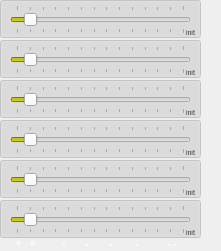
   <widget class="QFrame" name="frame_hS_Saite">
    <property name="geometry">
     <rect>
      <x>15</x>
      <y>0</y>
      <width>221</width>
      <height>251</height>
     </rect>
    </property>
    <widget class="QPushButton" name="pB_BG_tuneSaite_perBar_5">
     <property name="enabled">
      <bool>false</bool>
     </property>
     <property name="geometry">
      <rect>
       <x>0</x>
       <y>200</y>
       <width>201</width>
       <height>38</height>
      </rect>
     </property>
     <property name="checkable">
      <bool>true</bool>
     </property>
     <property name="checked">
      <bool>true</bool>
     </property>
    </widget>
    <widget class="QPushButton" name="pB_BG_tuneSaite_perBar_0">
     <property name="enabled">
      <bool>false</bool>
     </property>
     <property name="geometry">
      <rect>
       <x>0</x>
       <y>0</y>
       <width>201</width>
       <height>38</height>
      </rect>
     </property>
     <property name="checkable">
      <bool>true</bool>
     </property>
     <property name="checked">
      <bool>true</bool>
     </property>
    </widget>
    <widget class="QPushButton" name="pB_BG_tuneSaite_perBar_1">
     <property name="enabled">
      <bool>false</bool>
     </property>
     <property name="geometry">
      <rect>
       <x>0</x>
       <y>40</y>
       <width>201</width>
       <height>38</height>
      </rect>
     </property>
     <property name="checkable">
      <bool>true</bool>
     </property>
     <property name="checked">
      <bool>true</bool>
     </property>
    </widget>
    <widget class="QPushButton" name="pB_BG_tuneSaite_perBar_2">
     <property name="enabled">
      <bool>false</bool>
     </property>
     <property name="geometry">
      <rect>
       <x>0</x>
       <y>80</y>
       <width>201</width>
       <height>38</height>
      </rect>
     </property>
     <property name="checkable">
      <bool>true</bool>
     </property>
     <property name="checked">
      <bool>true</bool>
     </property>
    </widget>
    <widget class="QPushButton" name="pB_BG_tuneSaite_perBar_3">
     <property name="enabled">
      <bool>false</bool>
     </property>
     <property name="geometry">
      <rect>
       <x>0</x>
       <y>120</y>
       <width>201</width>
       <height>38</height>
      </rect>
     </property>
     <property name="checkable">
      <bool>true</bool>
     </property>
     <property name="checked">
      <bool>true</bool>
     </property>
    </widget>
    <widget class="QPushButton" name="pB_BG_tuneSaite_perBar_4">
     <property name="enabled">
      <bool>false</bool>
     </property>
     <property name="geometry">
      <rect>
       <x>0</x>
       <y>160</y>
       <width>201</width>
       <height>38</height>
      </rect>
     </property>
     <property name="checkable">
      <bool>true</bool>
     </property>
     <property name="checked">
      <bool>true</bool>
     </property>
    </widget>
    <widget class="QLabel" name="l_note_40">
     <property name="geometry">
      <rect>
       <x>101</x>
       <y>236</y>
       <width>21</width>
       <height>11</height>
      </rect>
     </property>
     <property name="palette">
      <palette>
       <active>
        <colorrole role="WindowText">
         <brush brushstyle="SolidPattern">
          <color alpha="255">
           <red>255</red>
           <green>255</green>
           <blue>255</blue>
          </color>
         </brush>
        </colorrole>
       </active>
       <inactive>
        <colorrole role="WindowText">
         <brush brushstyle="SolidPattern">
          <color alpha="255">
           <red>255</red>
           <green>255</green>
           <blue>255</blue>
          </color>
         </brush>
        </colorrole>
       </inactive>
       <disabled>
        <colorrole role="WindowText">
         <brush brushstyle="SolidPattern">
          <color alpha="255">
           <red>255</red>
           <green>170</green>
           <blue>0</blue>
          </color>
         </brush>
        </colorrole>
       </disabled>
      </palette>
     </property>
     <property name="font">
      <font>
       <weight>75</weight>
       <bold>true</bold>
      </font>
     </property>
     <property name="text">
      <string>.</string>
     </property>
     <property name="alignment">
      <set>Qt::AlignCenter</set>
     </property>
    </widget>
    <widget class="QLabel" name="l_note_41">
     <property name="geometry">
      <rect>
       <x>126</x>
       <y>236</y>
       <width>21</width>
       <height>11</height>
      </rect>
     </property>
     <property name="palette">
      <palette>
       <active>
        <colorrole role="WindowText">
         <brush brushstyle="SolidPattern">
          <color alpha="255">
           <red>255</red>
           <green>255</green>
           <blue>255</blue>
          </color>
         </brush>
        </colorrole>
       </active>
       <inactive>
        <colorrole role="WindowText">
         <brush brushstyle="SolidPattern">
          <color alpha="255">
           <red>255</red>
           <green>255</green>
           <blue>255</blue>
          </color>
         </brush>
        </colorrole>
       </inactive>
       <disabled>
        <colorrole role="WindowText">
         <brush brushstyle="SolidPattern">
          <color alpha="255">
           <red>255</red>
           <green>170</green>
           <blue>0</blue>
          </color>
         </brush>
        </colorrole>
       </disabled>
      </palette>
     </property>
     <property name="font">
      <font>
       <weight>75</weight>
       <bold>true</bold>
      </font>
     </property>
     <property name="text">
      <string>.</string>
     </property>
     <property name="alignment">
      <set>Qt::AlignCenter</set>
     </property>
    </widget>
    <widget class="QLabel" name="l_note_42">
     <property name="geometry">
      <rect>
       <x>159</x>
       <y>236</y>
       <width>21</width>
       <height>11</height>
      </rect>
     </property>
     <property name="palette">
      <palette>
       <active>
        <colorrole role="WindowText">
         <brush brushstyle="SolidPattern">
          <color alpha="255">
           <red>255</red>
           <green>255</green>
           <blue>255</blue>
          </color>
         </brush>
        </colorrole>
       </active>
       <inactive>
        <colorrole role="WindowText">
         <brush brushstyle="SolidPattern">
          <color alpha="255">
           <red>255</red>
           <green>255</green>
           <blue>255</blue>
          </color>
         </brush>
        </colorrole>
       </inactive>
       <disabled>
        <colorrole role="WindowText">
         <brush brushstyle="SolidPattern">
          <color alpha="255">
           <red>255</red>
           <green>170</green>
           <blue>0</blue>
          </color>
         </brush>
        </colorrole>
       </disabled>
      </palette>
     </property>
     <property name="font">
      <font>
       <weight>75</weight>
       <bold>true</bold>
      </font>
     </property>
     <property name="text">
      <string>.</string>
     </property>
     <property name="alignment">
      <set>Qt::AlignCenter</set>
     </property>
    </widget>
    <widget class="QLabel" name="l_note_43">
     <property name="geometry">
      <rect>
       <x>164</x>
       <y>236</y>
       <width>21</width>
       <height>11</height>
      </rect>
     </property>
     <property name="palette">
      <palette>
       <active>
        <colorrole role="WindowText">
         <brush brushstyle="SolidPattern">
          <color alpha="255">
           <red>255</red>
           <green>255</green>
           <blue>255</blue>
          </color>
         </brush>
        </colorrole>
       </active>
       <inactive>
        <colorrole role="WindowText">
         <brush brushstyle="SolidPattern">
          <color alpha="255">
           <red>255</red>
           <green>255</green>
           <blue>255</blue>
          </color>
         </brush>
        </colorrole>
       </inactive>
       <disabled>
        <colorrole role="WindowText">
         <brush brushstyle="SolidPattern">
          <color alpha="255">
           <red>255</red>
           <green>170</green>
           <blue>0</blue>
          </color>
         </brush>
        </colorrole>
       </disabled>
      </palette>
     </property>
     <property name="font">
      <font>
       <weight>75</weight>
       <bold>true</bold>
      </font>
     </property>
     <property name="text">
      <string>.</string>
     </property>
     <property name="alignment">
      <set>Qt::AlignCenter</set>
     </property>
    </widget>
    <widget class="QLabel" name="l_note_44">
     <property name="geometry">
      <rect>
       <x>77</x>
       <y>236</y>
       <width>21</width>
       <height>11</height>
      </rect>
     </property>
     <property name="palette">
      <palette>
       <active>
        <colorrole role="WindowText">
         <brush brushstyle="SolidPattern">
          <color alpha="255">
           <red>255</red>
           <green>255</green>
           <blue>255</blue>
          </color>
         </brush>
        </colorrole>
       </active>
       <inactive>
        <colorrole role="WindowText">
         <brush brushstyle="SolidPattern">
          <color alpha="255">
           <red>255</red>
           <green>255</green>
           <blue>255</blue>
          </color>
         </brush>
        </colorrole>
       </inactive>
       <disabled>
        <colorrole role="WindowText">
         <brush brushstyle="SolidPattern">
          <color alpha="255">
           <red>255</red>
           <green>170</green>
           <blue>0</blue>
          </color>
         </brush>
        </colorrole>
       </disabled>
      </palette>
     </property>
     <property name="font">
      <font>
       <weight>75</weight>
       <bold>true</bold>
      </font>
     </property>
     <property name="text">
      <string>.</string>
     </property>
     <property name="alignment">
      <set>Qt::AlignCenter</set>
     </property>
    </widget>
    <widget class="QLabel" name="l_note_45">
     <property name="geometry">
      <rect>
       <x>56</x>
       <y>236</y>
       <width>16</width>
       <height>11</height>
      </rect>
     </property>
     <property name="palette">
      <palette>
       <active>
        <colorrole role="WindowText">
         <brush brushstyle="SolidPattern">
          <color alpha="255">
           <red>255</red>
           <green>255</green>
           <blue>255</blue>
          </color>
         </brush>
        </colorrole>
       </active>
       <inactive>
        <colorrole role="WindowText">
         <brush brushstyle="SolidPattern">
          <color alpha="255">
           <red>255</red>
           <green>255</green>
           <blue>255</blue>
          </color>
         </brush>
        </colorrole>
       </inactive>
       <disabled>
        <colorrole role="WindowText">
         <brush brushstyle="SolidPattern">
          <color alpha="255">
           <red>255</red>
           <green>170</green>
           <blue>0</blue>
          </color>
         </brush>
        </colorrole>
       </disabled>
      </palette>
     </property>
     <property name="font">
      <font>
       <weight>75</weight>
       <bold>true</bold>
      </font>
     </property>
     <property name="text">
      <string>.</string>
     </property>
     <property name="alignment">
      <set>Qt::AlignCenter</set>
     </property>
    </widget>
    <widget class="QSlider" name="hS_tuneSaite_perBar_2">
     <property name="geometry">
      <rect>
       <x>10</x>
       <y>85</y>
       <width>181</width>
       <height>29</height>
      </rect>
     </property>
     <property name="palette">
      <palette>
       <active>
        <colorrole role="Highlight">
         <brush brushstyle="SolidPattern">
          <color alpha="255">
           <red>170</red>
           <green>170</green>
           <blue>0</blue>
          </color>
         </brush>
        </colorrole>
       </active>
       <inactive>
        <colorrole role="Highlight">
         <brush brushstyle="SolidPattern">
          <color alpha="255">
           <red>170</red>
           <green>170</green>
           <blue>0</blue>
          </color>
         </brush>
        </colorrole>
       </inactive>
       <disabled>
        <colorrole role="Highlight">
         <brush brushstyle="SolidPattern">
          <color alpha="255">
           <red>255</red>
           <green>255</green>
           <blue>255</blue>
          </color>
         </brush>
        </colorrole>
       </disabled>
      </palette>
     </property>
     <property name="minimum">
      <number>-1</number>
     </property>
     <property name="maximum">
      <number>12</number>
     </property>
     <property name="singleStep">
      <number>12</number>
     </property>
     <property name="pageStep">
      <number>12</number>
     </property>
     <property name="orientation">
      <enum>Qt::Horizontal</enum>
     </property>
     <property name="tickPosition">
      <enum>QSlider::TicksBothSides</enum>
     </property>
     <property name="tickInterval">
      <number>1</number>
     </property>
    </widget>
    <widget class="QSlider" name="hS_tuneSaite_perBar_3">
     <property name="geometry">
      <rect>
       <x>10</x>
       <y>125</y>
       <width>181</width>
       <height>29</height>
      </rect>
     </property>
     <property name="palette">
      <palette>
       <active>
        <colorrole role="Highlight">
         <brush brushstyle="SolidPattern">
          <color alpha="255">
           <red>170</red>
           <green>170</green>
           <blue>0</blue>
          </color>
         </brush>
        </colorrole>
       </active>
       <inactive>
        <colorrole role="Highlight">
         <brush brushstyle="SolidPattern">
          <color alpha="255">
           <red>170</red>
           <green>170</green>
           <blue>0</blue>
          </color>
         </brush>
        </colorrole>
       </inactive>
       <disabled>
        <colorrole role="Highlight">
         <brush brushstyle="SolidPattern">
          <color alpha="255">
           <red>255</red>
           <green>255</green>
           <blue>255</blue>
          </color>
         </brush>
        </colorrole>
       </disabled>
      </palette>
     </property>
     <property name="minimum">
      <number>-1</number>
     </property>
     <property name="maximum">
      <number>12</number>
     </property>
     <property name="singleStep">
      <number>12</number>
     </property>
     <property name="pageStep">
      <number>12</number>
     </property>
     <property name="orientation">
      <enum>Qt::Horizontal</enum>
     </property>
     <property name="tickPosition">
      <enum>QSlider::TicksBothSides</enum>
     </property>
     <property name="tickInterval">
      <number>1</number>
     </property>
    </widget>
    <widget class="QSlider" name="hS_tuneSaite_perBar_0">
     <property name="geometry">
      <rect>
       <x>10</x>
       <y>5</y>
       <width>181</width>
       <height>29</height>
      </rect>
     </property>
     <property name="palette">
      <palette>
       <active>
        <colorrole role="Highlight">
         <brush brushstyle="SolidPattern">
          <color alpha="255">
           <red>170</red>
           <green>170</green>
           <blue>0</blue>
          </color>
         </brush>
        </colorrole>
       </active>
       <inactive>
        <colorrole role="Highlight">
         <brush brushstyle="SolidPattern">
          <color alpha="255">
           <red>170</red>
           <green>170</green>
           <blue>0</blue>
          </color>
         </brush>
        </colorrole>
       </inactive>
       <disabled>
        <colorrole role="Highlight">
         <brush brushstyle="SolidPattern">
          <color alpha="255">
           <red>255</red>
           <green>255</green>
           <blue>255</blue>
          </color>
         </brush>
        </colorrole>
       </disabled>
      </palette>
     </property>
     <property name="minimum">
      <number>-1</number>
     </property>
     <property name="maximum">
      <number>12</number>
     </property>
     <property name="singleStep">
      <number>12</number>
     </property>
     <property name="pageStep">
      <number>12</number>
     </property>
     <property name="orientation">
      <enum>Qt::Horizontal</enum>
     </property>
     <property name="tickPosition">
      <enum>QSlider::TicksBothSides</enum>
     </property>
     <property name="tickInterval">
      <number>1</number>
     </property>
    </widget>
    <widget class="QSlider" name="hS_tuneSaite_perBar_1">
     <property name="geometry">
      <rect>
       <x>10</x>
       <y>45</y>
       <width>181</width>
       <height>29</height>
      </rect>
     </property>
     <property name="palette">
      <palette>
       <active>
        <colorrole role="Highlight">
         <brush brushstyle="SolidPattern">
          <color alpha="255">
           <red>170</red>
           <green>170</green>
           <blue>0</blue>
          </color>
         </brush>
        </colorrole>
       </active>
       <inactive>
        <colorrole role="Highlight">
         <brush brushstyle="SolidPattern">
          <color alpha="255">
           <red>170</red>
           <green>170</green>
           <blue>0</blue>
          </color>
         </brush>
        </colorrole>
       </inactive>
       <disabled>
        <colorrole role="Highlight">
         <brush brushstyle="SolidPattern">
          <color alpha="255">
           <red>255</red>
           <green>255</green>
           <blue>255</blue>
          </color>
         </brush>
        </colorrole>
       </disabled>
      </palette>
     </property>
     <property name="minimum">
      <number>-1</number>
     </property>
     <property name="maximum">
      <number>12</number>
     </property>
     <property name="singleStep">
      <number>12</number>
     </property>
     <property name="pageStep">
      <number>12</number>
     </property>
     <property name="orientation">
      <enum>Qt::Horizontal</enum>
     </property>
     <property name="tickPosition">
      <enum>QSlider::TicksBothSides</enum>
     </property>
     <property name="tickInterval">
      <number>1</number>
     </property>
    </widget>
    <widget class="QSlider" name="hS_tuneSaite_perBar_4">
     <property name="geometry">
      <rect>
       <x>10</x>
       <y>165</y>
       <width>181</width>
       <height>29</height>
      </rect>
     </property>
     <property name="palette">
      <palette>
       <active>
        <colorrole role="Highlight">
         <brush brushstyle="SolidPattern">
          <color alpha="255">
           <red>170</red>
           <green>170</green>
           <blue>0</blue>
          </color>
         </brush>
        </colorrole>
       </active>
       <inactive>
        <colorrole role="Highlight">
         <brush brushstyle="SolidPattern">
          <color alpha="255">
           <red>170</red>
           <green>170</green>
           <blue>0</blue>
          </color>
         </brush>
        </colorrole>
       </inactive>
       <disabled>
        <colorrole role="Highlight">
         <brush brushstyle="SolidPattern">
          <color alpha="255">
           <red>255</red>
           <green>255</green>
           <blue>255</blue>
          </color>
         </brush>
        </colorrole>
       </disabled>
      </palette>
     </property>
     <property name="minimum">
      <number>-1</number>
     </property>
     <property name="maximum">
      <number>12</number>
     </property>
     <property name="singleStep">
      <number>12</number>
     </property>
     <property name="pageStep">
      <number>12</number>
     </property>
     <property name="orientation">
      <enum>Qt::Horizontal</enum>
     </property>
     <property name="tickPosition">
      <enum>QSlider::TicksBothSides</enum>
     </property>
     <property name="tickInterval">
      <number>1</number>
     </property>
    </widget>
    <widget class="QSlider" name="hS_tuneSaite_perBar_5">
     <property name="geometry">
      <rect>
       <x>10</x>
       <y>205</y>
       <width>181</width>
       <height>29</height>
      </rect>
     </property>
     <property name="palette">
      <palette>
       <active>
        <colorrole role="Highlight">
         <brush brushstyle="SolidPattern">
          <color alpha="255">
           <red>170</red>
           <green>170</green>
           <blue>0</blue>
          </color>
         </brush>
        </colorrole>
       </active>
       <inactive>
        <colorrole role="Highlight">
         <brush brushstyle="SolidPattern">
          <color alpha="255">
           <red>170</red>
           <green>170</green>
           <blue>0</blue>
          </color>
         </brush>
        </colorrole>
       </inactive>
       <disabled>
        <colorrole role="Highlight">
         <brush brushstyle="SolidPattern">
          <color alpha="255">
           <red>255</red>
           <green>255</green>
           <blue>255</blue>
          </color>
         </brush>
        </colorrole>
       </disabled>
      </palette>
     </property>
     <property name="minimum">
      <number>-1</number>
     </property>
     <property name="maximum">
      <number>12</number>
     </property>
     <property name="singleStep">
      <number>12</number>
     </property>
     <property name="pageStep">
      <number>12</number>
     </property>
     <property name="orientation">
      <enum>Qt::Horizontal</enum>
     </property>
     <property name="tickPosition">
      <enum>QSlider::TicksBothSides</enum>
     </property>
     <property name="tickInterval">
      <number>1</number>
     </property>
    </widget>
    <widget class="QLabel" name="label_tuneSaite_info_0">
     <property name="geometry">
      <rect>
       <x>180</x>
       <y>26</y>
       <width>21</width>
       <height>12</height>
      </rect>
     </property>
     <property name="palette">
      <palette>
       <active>
        <colorrole role="WindowText">
         <brush brushstyle="SolidPattern">
          <color alpha="255">
           <red>55</red>
           <green>55</green>
           <blue>55</blue>
          </color>
         </brush>
        </colorrole>
       </active>
       <inactive>
        <colorrole role="WindowText">
         <brush brushstyle="SolidPattern">
          <color alpha="255">
           <red>55</red>
           <green>55</green>
           <blue>55</blue>
          </color>
         </brush>
        </colorrole>
       </inactive>
       <disabled>
        <colorrole role="WindowText">
         <brush brushstyle="SolidPattern">
          <color alpha="255">
           <red>127</red>
           <green>127</green>
           <blue>127</blue>
          </color>
         </brush>
        </colorrole>
       </disabled>
      </palette>
     </property>
     <property name="font">
      <font>
       <pointsize>5</pointsize>
      </font>
     </property>
     <property name="text">
      <string>init</string>
     </property>
     <property name="alignment">
      <set>Qt::AlignCenter</set>
     </property>
    </widget>
    <widget class="QLabel" name="label_tuneSaite_info_1">
     <property name="geometry">
      <rect>
       <x>180</x>
       <y>66</y>
       <width>21</width>
       <height>12</height>
      </rect>
     </property>
     <property name="palette">
      <palette>
       <active>
        <colorrole role="WindowText">
         <brush brushstyle="SolidPattern">
          <color alpha="255">
           <red>55</red>
           <green>55</green>
           <blue>55</blue>
          </color>
         </brush>
        </colorrole>
       </active>
       <inactive>
        <colorrole role="WindowText">
         <brush brushstyle="SolidPattern">
          <color alpha="255">
           <red>55</red>
           <green>55</green>
           <blue>55</blue>
          </color>
         </brush>
        </colorrole>
       </inactive>
       <disabled>
        <colorrole role="WindowText">
         <brush brushstyle="SolidPattern">
          <color alpha="255">
           <red>127</red>
           <green>127</green>
           <blue>127</blue>
          </color>
         </brush>
        </colorrole>
       </disabled>
      </palette>
     </property>
     <property name="font">
      <font>
       <pointsize>5</pointsize>
      </font>
     </property>
     <property name="text">
      <string>init</string>
     </property>
     <property name="alignment">
      <set>Qt::AlignCenter</set>
     </property>
    </widget>
    <widget class="QLabel" name="label_tuneSaite_info_2">
     <property name="geometry">
      <rect>
       <x>180</x>
       <y>106</y>
       <width>21</width>
       <height>12</height>
      </rect>
     </property>
     <property name="palette">
      <palette>
       <active>
        <colorrole role="WindowText">
         <brush brushstyle="SolidPattern">
          <color alpha="255">
           <red>55</red>
           <green>55</green>
           <blue>55</blue>
          </color>
         </brush>
        </colorrole>
       </active>
       <inactive>
        <colorrole role="WindowText">
         <brush brushstyle="SolidPattern">
          <color alpha="255">
           <red>55</red>
           <green>55</green>
           <blue>55</blue>
          </color>
         </brush>
        </colorrole>
       </inactive>
       <disabled>
        <colorrole role="WindowText">
         <brush brushstyle="SolidPattern">
          <color alpha="255">
           <red>127</red>
           <green>127</green>
           <blue>127</blue>
          </color>
         </brush>
        </colorrole>
       </disabled>
      </palette>
     </property>
     <property name="font">
      <font>
       <pointsize>5</pointsize>
      </font>
     </property>
     <property name="text">
      <string>init</string>
     </property>
     <property name="alignment">
      <set>Qt::AlignCenter</set>
     </property>
    </widget>
    <widget class="QLabel" name="label_tuneSaite_info_3">
     <property name="geometry">
      <rect>
       <x>180</x>
       <y>146</y>
       <width>21</width>
       <height>12</height>
      </rect>
     </property>
     <property name="palette">
      <palette>
       <active>
        <colorrole role="WindowText">
         <brush brushstyle="SolidPattern">
          <color alpha="255">
           <red>55</red>
           <green>55</green>
           <blue>55</blue>
          </color>
         </brush>
        </colorrole>
       </active>
       <inactive>
        <colorrole role="WindowText">
         <brush brushstyle="SolidPattern">
          <color alpha="255">
           <red>55</red>
           <green>55</green>
           <blue>55</blue>
          </color>
         </brush>
        </colorrole>
       </inactive>
       <disabled>
        <colorrole role="WindowText">
         <brush brushstyle="SolidPattern">
          <color alpha="255">
           <red>127</red>
           <green>127</green>
           <blue>127</blue>
          </color>
         </brush>
        </colorrole>
       </disabled>
      </palette>
     </property>
     <property name="font">
      <font>
       <pointsize>5</pointsize>
      </font>
     </property>
     <property name="text">
      <string>init</string>
     </property>
     <property name="alignment">
      <set>Qt::AlignCenter</set>
     </property>
    </widget>
    <widget class="QLabel" name="label_tuneSaite_info_4">
     <property name="geometry">
      <rect>
       <x>180</x>
       <y>186</y>
       <width>21</width>
       <height>12</height>
      </rect>
     </property>
     <property name="palette">
      <palette>
       <active>
        <colorrole role="WindowText">
         <brush brushstyle="SolidPattern">
          <color alpha="255">
           <red>55</red>
           <green>55</green>
           <blue>55</blue>
          </color>
         </brush>
        </colorrole>
       </active>
       <inactive>
        <colorrole role="WindowText">
         <brush brushstyle="SolidPattern">
          <color alpha="255">
           <red>55</red>
           <green>55</green>
           <blue>55</blue>
          </color>
         </brush>
        </colorrole>
       </inactive>
       <disabled>
        <colorrole role="WindowText">
         <brush brushstyle="SolidPattern">
          <color alpha="255">
           <red>127</red>
           <green>127</green>
           <blue>127</blue>
          </color>
         </brush>
        </colorrole>
       </disabled>
      </palette>
     </property>
     <property name="font">
      <font>
       <pointsize>5</pointsize>
      </font>
     </property>
     <property name="text">
      <string>init</string>
     </property>
     <property name="alignment">
      <set>Qt::AlignCenter</set>
     </property>
    </widget>
    <widget class="QLabel" name="label_tuneSaite_info_5">
     <property name="geometry">
      <rect>
       <x>180</x>
       <y>226</y>
       <width>21</width>
       <height>12</height>
      </rect>
     </property>
     <property name="palette">
      <palette>
       <active>
        <colorrole role="WindowText">
         <brush brushstyle="SolidPattern">
          <color alpha="255">
           <red>55</red>
           <green>55</green>
           <blue>55</blue>
          </color>
         </brush>
        </colorrole>
       </active>
       <inactive>
        <colorrole role="WindowText">
         <brush brushstyle="SolidPattern">
          <color alpha="255">
           <red>55</red>
           <green>55</green>
           <blue>55</blue>
          </color>
         </brush>
        </colorrole>
       </inactive>
       <disabled>
        <colorrole role="WindowText">
         <brush brushstyle="SolidPattern">
          <color alpha="255">
           <red>127</red>
           <green>127</green>
           <blue>127</blue>
          </color>
         </brush>
        </colorrole>
       </disabled>
      </palette>
     </property>
     <property name="font">
      <font>
       <pointsize>5</pointsize>
      </font>
     </property>
     <property name="text">
      <string>init</string>
     </property>
     <property name="alignment">
      <set>Qt::AlignCenter</set>
     </property>
    </widget>
    <widget class="QLabel" name="l_note_46">
     <property name="geometry">
      <rect>
       <x>22</x>
       <y>234</y>
       <width>21</width>
       <height>17</height>
      </rect>
     </property>
     <property name="palette">
      <palette>
       <active>
        <colorrole role="WindowText">
         <brush brushstyle="SolidPattern">
          <color alpha="255">
           <red>255</red>
           <green>255</green>
           <blue>255</blue>
          </color>
         </brush>
        </colorrole>
       </active>
       <inactive>
        <colorrole role="WindowText">
         <brush brushstyle="SolidPattern">
          <color alpha="255">
           <red>255</red>
           <green>255</green>
           <blue>255</blue>
          </color>
         </brush>
        </colorrole>
       </inactive>
       <disabled>
        <colorrole role="WindowText">
         <brush brushstyle="SolidPattern">
          <color alpha="255">
           <red>255</red>
           <green>170</green>
           <blue>0</blue>
          </color>
         </brush>
        </colorrole>
       </disabled>
      </palette>
     </property>
     <property name="font">
      <font>
       <pointsize>5</pointsize>
       <weight>75</weight>
       <bold>true</bold>
      </font>
     </property>
     <property name="text">
      <string>o</string>
     </property>
     <property name="alignment">
      <set>Qt::AlignCenter</set>
     </property>
    </widget>
    <widget class="QLabel" name="l_note_47">
     <property name="geometry">
      <rect>
       <x>8</x>
       <y>234</y>
       <width>21</width>
       <height>17</height>
      </rect>
     </property>
     <property name="palette">
      <palette>
       <active>
        <colorrole role="WindowText">
         <brush brushstyle="SolidPattern">
          <color alpha="255">
           <red>255</red>
           <green>255</green>
           <blue>255</blue>
          </color>
         </brush>
        </colorrole>
       </active>
       <inactive>
        <colorrole role="WindowText">
         <brush brushstyle="SolidPattern">
          <color alpha="255">
           <red>255</red>
           <green>255</green>
           <blue>255</blue>
          </color>
         </brush>
        </colorrole>
       </inactive>
       <disabled>
        <colorrole role="WindowText">
         <brush brushstyle="SolidPattern">
          <color alpha="255">
           <red>255</red>
           <green>170</green>
           <blue>0</blue>
          </color>
         </brush>
        </colorrole>
       </disabled>
      </palette>
     </property>
     <property name="font">
      <font>
       <pointsize>5</pointsize>
       <weight>75</weight>
       <bold>true</bold>
      </font>
     </property>
     <property name="text">
      <string>x</string>
     </property>
     <property name="alignment">
      <set>Qt::AlignCenter</set>
     </property>
    </widget>
   </widget>
